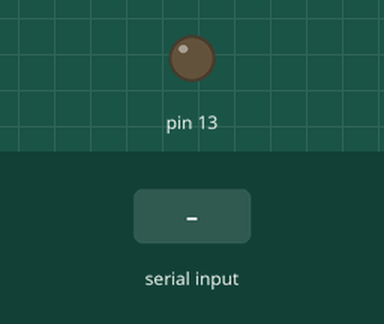
This sketch was run on a simulated Arduino Uno, built with avr-gcc and run on an emulated ATmega328P. On the bench: output pins drawn as LEDs (lit = HIGH). Inputs (shaded band) come from the test bench.

Above: at 1.2 s.
1.3 s: "1" received over Serial
At 2.3 s:
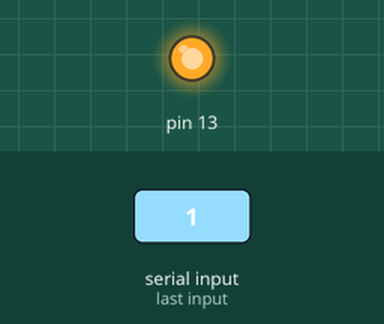
2.8 s: "0" received over Serial
At 3.5 s:
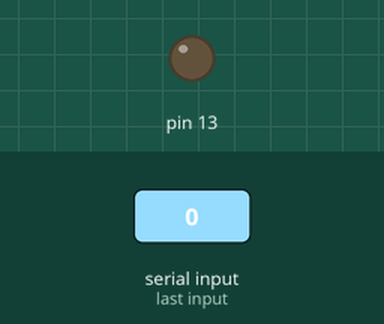
Timing chart, 0 to 5.8 s (numbered marks = the images above; inputs shaded):
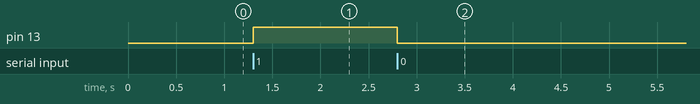

The sketch:

arduino-serial.ino
```cpp
char result = '0';

void setup() {
  Serial.begin(9600);
  pinMode(13, OUTPUT);
}

void loop() {
  // read a single character (label or class name) from serial port
  if (Serial.available()) {
    result = Serial.read();
  }
  // do something depending on the label
  switch (result) {
    case '1':  // label "1"
      digitalWrite(13, HIGH);  // turn on LED on pin 13
      break;
    default:  // other labels
      digitalWrite(13, LOW);  // turn off LED on pin 13
  }
}
```

Measured:
- after the input at 1.3 s, pin 13: LOW → HIGH at once
- after the input at 2.8 s, pin 13: HIGH → LOW at once
